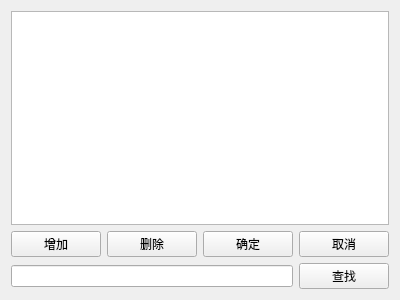
<?xml version="1.0" encoding="UTF-8"?>
<ui version="4.0">
 <class>MyWidget</class>
 <widget class="QWidget" name="MyWidget">
  <property name="geometry">
   <rect>
    <x>0</x>
    <y>0</y>
    <width>400</width>
    <height>300</height>
   </rect>
  </property>
  <property name="windowTitle">
   <string>MyWidget</string>
  </property>
  <layout class="QGridLayout" name="gridLayout">
   <item row="0" column="0" colspan="4">
    <widget class="QTableView" name="tableView"/>
   </item>
   <item row="1" column="0">
    <widget class="QPushButton" name="addButton">
     <property name="text">
      <string>增加</string>
     </property>
    </widget>
   </item>
   <item row="1" column="1">
    <widget class="QPushButton" name="delButton">
     <property name="text">
      <string>删除</string>
     </property>
    </widget>
   </item>
   <item row="1" column="2">
    <widget class="QPushButton" name="confirmButton">
     <property name="text">
      <string>确定</string>
     </property>
    </widget>
   </item>
   <item row="1" column="3">
    <widget class="QPushButton" name="cancelButton">
     <property name="text">
      <string>取消</string>
     </property>
    </widget>
   </item>
   <item row="2" column="0" colspan="3">
    <widget class="QLineEdit" name="lineEdit"/>
   </item>
   <item row="2" column="3">
    <widget class="QPushButton" name="pushButton">
     <property name="text">
      <string>查找</string>
     </property>
    </widget>
   </item>
  </layout>
 </widget>
 <layoutdefault spacing="6" margin="11"/>
 <resources/>
 <connections/>
</ui>
